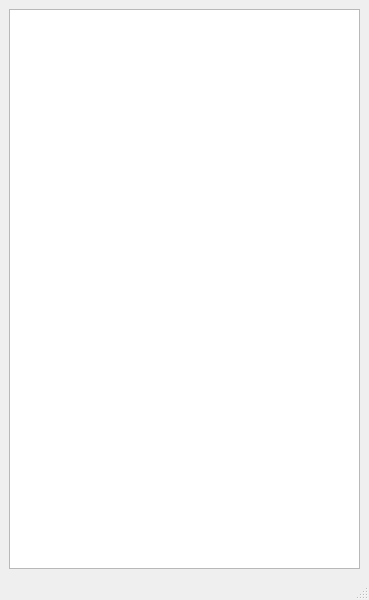
<?xml version="1.0" encoding="UTF-8"?>
<ui version="4.0">
 <class>MainWindow</class>
 <widget class="QMainWindow" name="MainWindow">
  <property name="geometry">
   <rect>
    <x>0</x>
    <y>0</y>
    <width>369</width>
    <height>600</height>
   </rect>
  </property>
  <property name="windowTitle">
   <string>MainWindow</string>
  </property>
  <widget class="QWidget" name="centralwidget">
   <layout class="QVBoxLayout" name="verticalLayout">
    <item>
     <widget class="SmoothListWidget" name="listWidget">
      <property name="verticalScrollMode">
       <enum>QAbstractItemView::ScrollPerPixel</enum>
      </property>
      <property name="horizontalScrollMode">
       <enum>QAbstractItemView::ScrollPerPixel</enum>
      </property>
     </widget>
    </item>
   </layout>
  </widget>
  <widget class="QMenuBar" name="menubar">
   <property name="geometry">
    <rect>
     <x>0</x>
     <y>0</y>
     <width>369</width>
     <height>21</height>
    </rect>
   </property>
  </widget>
  <widget class="QStatusBar" name="statusbar"/>
 </widget>
 <customwidgets>
  <customwidget>
   <class>SmoothListWidget</class>
   <extends>QListWidget</extends>
   <header>smoothlistwidget.h</header>
  </customwidget>
 </customwidgets>
 <resources/>
 <connections/>
</ui>
